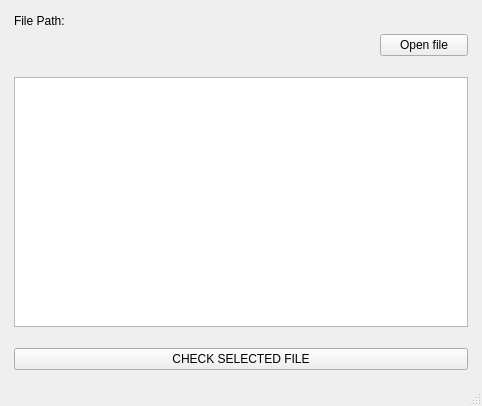
<?xml version="1.0" encoding="UTF-8"?>
<ui version="4.0">
 <class>MainWindow</class>
 <widget class="QMainWindow" name="MainWindow">
  <property name="geometry">
   <rect>
    <x>0</x>
    <y>0</y>
    <width>482</width>
    <height>406</height>
   </rect>
  </property>
  <property name="windowTitle">
   <string>MainWindow</string>
  </property>
  <property name="layoutDirection">
   <enum>Qt::LeftToRight</enum>
  </property>
  <widget class="QWidget" name="centralwidget">
   <layout class="QGridLayout" name="gridLayout">
    <item row="0" column="0">
     <layout class="QVBoxLayout" name="verticalLayout">
      <property name="spacing">
       <number>6</number>
      </property>
      <property name="sizeConstraint">
       <enum>QLayout::SetMaximumSize</enum>
      </property>
      <property name="leftMargin">
       <number>5</number>
      </property>
      <property name="topMargin">
       <number>5</number>
      </property>
      <property name="rightMargin">
       <number>5</number>
      </property>
      <property name="bottomMargin">
       <number>5</number>
      </property>
      <item>
       <widget class="QLabel" name="label_2">
        <property name="maximumSize">
         <size>
          <width>16777215</width>
          <height>25</height>
         </size>
        </property>
        <property name="text">
         <string>File Path:</string>
        </property>
        <property name="textFormat">
         <enum>Qt::AutoText</enum>
        </property>
        <property name="scaledContents">
         <bool>false</bool>
        </property>
       </widget>
      </item>
      <item>
       <layout class="QHBoxLayout" name="horizontalLayout">
        <item>
         <widget class="QLabel" name="label">
          <property name="minimumSize">
           <size>
            <width>350</width>
            <height>0</height>
           </size>
          </property>
          <property name="maximumSize">
           <size>
            <width>16777215</width>
            <height>25</height>
           </size>
          </property>
          <property name="autoFillBackground">
           <bool>false</bool>
          </property>
          <property name="text">
           <string/>
          </property>
         </widget>
        </item>
        <item>
         <spacer name="horizontalSpacer">
          <property name="orientation">
           <enum>Qt::Horizontal</enum>
          </property>
          <property name="sizeType">
           <enum>QSizePolicy::Fixed</enum>
          </property>
          <property name="sizeHint" stdset="0">
           <size>
            <width>10</width>
            <height>20</height>
           </size>
          </property>
         </spacer>
        </item>
        <item>
         <widget class="QPushButton" name="pushButton">
          <property name="maximumSize">
           <size>
            <width>100</width>
            <height>50</height>
           </size>
          </property>
          <property name="text">
           <string>Open file</string>
          </property>
         </widget>
        </item>
       </layout>
      </item>
      <item>
       <spacer name="verticalSpacer_2">
        <property name="orientation">
         <enum>Qt::Vertical</enum>
        </property>
        <property name="sizeType">
         <enum>QSizePolicy::Fixed</enum>
        </property>
        <property name="sizeHint" stdset="0">
         <size>
          <width>20</width>
          <height>15</height>
         </size>
        </property>
       </spacer>
      </item>
      <item>
       <widget class="QPlainTextEdit" name="plainTextEdit">
        <property name="readOnly">
         <bool>true</bool>
        </property>
       </widget>
      </item>
      <item>
       <spacer name="verticalSpacer">
        <property name="orientation">
         <enum>Qt::Vertical</enum>
        </property>
        <property name="sizeType">
         <enum>QSizePolicy::Fixed</enum>
        </property>
        <property name="sizeHint" stdset="0">
         <size>
          <width>20</width>
          <height>15</height>
         </size>
        </property>
       </spacer>
      </item>
      <item>
       <widget class="QPushButton" name="pushButton_2">
        <property name="text">
         <string>CHECK SELECTED FILE</string>
        </property>
       </widget>
      </item>
     </layout>
    </item>
   </layout>
  </widget>
  <widget class="QMenuBar" name="menubar">
   <property name="geometry">
    <rect>
     <x>0</x>
     <y>0</y>
     <width>482</width>
     <height>23</height>
    </rect>
   </property>
  </widget>
  <widget class="QStatusBar" name="statusbar"/>
 </widget>
 <resources/>
 <connections/>
</ui>
